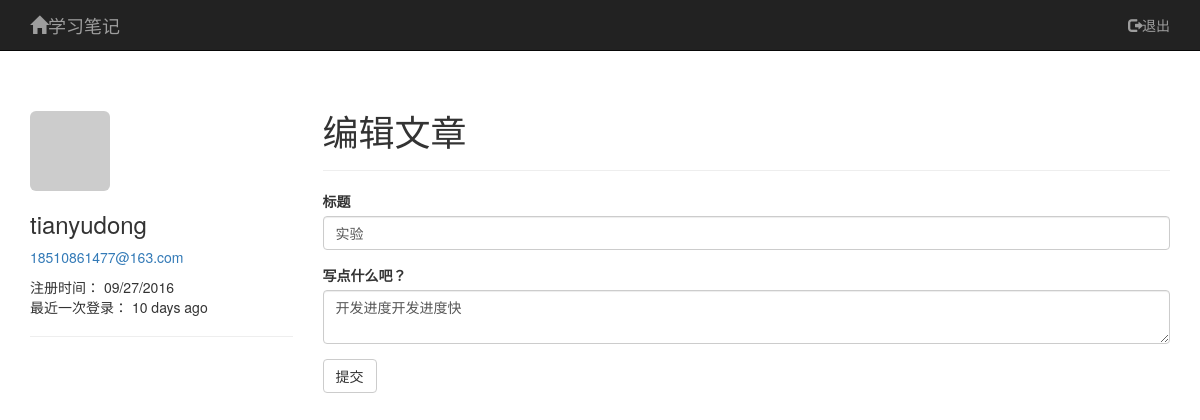
The app's page /edit_post/1 (signed in) with its own data.
### app/models.py (models this page shows, shortened)
class User(UserMixin,db.Model):
    __tablename__='users'
    id=db.Column(db.Integer,primary_key=True)
    email=db.Column(db.String(64),unique=True,index=True)
    username=db.Column(db.String(64),unique=True,index=True)
    password_hash=db.Column(db.String(128))
    role_id=db.Column(db.Integer,db.ForeignKey('roles.id'))
    confirmed=db.Column(db.Boolean,default=False)
    name=db.Column(db.String(64))
    location=db.Column(db.String(64))
    about_me=db.Column(db.Text())
    member_since=db.Column(db.DateTime(),default=datetime.utcnow)
    last_seen=db.Column(db.DateTime(),default=datetime.utcnow)
    avatar_hash=db.Column(db.String(32))
    posts=db.relationship('Post',backref='author',lazy='dynamic')
    followed=db.relationship('Follow',foreign_keys=[Follow.follower_id],
                             backref=db.backref('follower',lazy='joined',),
                             lazy='dynamic',cascade='all,delete-orphan')
    followers=db.relationship('Follow',foreign_keys=[Follow.followed_id],
                             backref=db.backref('followed',lazy='joined'),
                             lazy='dynamic',cascade='all,delete-orphan')
    comments=db.relationship('Comment',backref='author',lazy='dynamic')
    def ping(self):
        self.last_seen=datetime.utcnow()
        db.session.add(self)
        db.session.commit()
    def can(self,permissions):
        return self.role is not None and (self.role.permissions & permissions)==permissions
    def is_administrator(self):
        return self.can(Permission.ADMINISTER)
    def gravatar(self,size=100,default='identicon',rating='g'):
        if request.is_secure:
            url='https://secure.gravatar.com/avatar'
        else:
            url='http://www.gravatar.com/avatar'
        hash=self.avatar_hash or hashlib.md5(self.email.encode('utf-8')).hexdigest()
        return '{url}/{hash}?s={size}&d={default}&r={rating}'.format(
            url=url,hash=hash,size=size,default=default,rating=rating)
    @property
    def password(self):
        raise AttributeError('密码或账户错误！')

class Post(db.Model):
    __tablename__='posts'
    id=db.Column(db.Integer,primary_key=True)
    title=db.Column(db.Text)
    body=db.Column(db.Text)
    timestamp=db.Column(db.DateTime,index=True,default=datetime.utcnow)
    author_id=db.Column(db.Integer,db.ForeignKey('users.id'))
    comments=db.relationship('Comment',backref='post',lazy='dynamic')

### app/main/views.py (the view, shortened to what this page needs)
@main.route('/edit_post/<int:id>',methods=['POST','GET'])
@login_required
def edit_post(id):
    post=Post.query.get_or_404(id)
    if current_user !=post.author:
        abort(403)
    form = PostForm()
    form.title.data=post.title
    form.body.data=post.body
    return render_template('edit_post.html',form=form)

### app/main/forms.py
class PostForm(Form):
    title=StringField('标题',validators=[Required()])
    body=TextAreaField('写点什么吧？',validators=[Required()])
    submit=SubmitField('提交')

### app/auth/views.py (called while the page is built)
@auth.before_app_request
def before_request():
    if current_user.is_authenticated:
        current_user.ping()
        if not current_user.confirmed \
                and request.endpoint[:5] !='auth.' \
                and request.endpoint !='static':
            return redirect(url_for('auth.unconfirmed'))

### app/main/__init__.py (called while the page is built)
@main.app_context_processor
def inject_permission():
    return dict(Permission=Permission)

### app/models.py (called while the page is built)
@login_manager.user_loader
def load_user(user_id):
    return User.query.get(int(user_id))

### app/templates/edit_post.html (shortened to what this page needs)
{% extends 'base1.html' %}
{% import 'bootstrap/wtf.html' as wtf %}
{% block page_content1 %}
<div class="page-header">
    <img class="img-rounded profile-thumbnail2" src="{{ current_user.gravatar(size=169) }}">
    <h3>{{ current_user.username }}</h3>
    {% if current_user.is_administrator() %}
    <p><a href="mailto:{{current_user.email }}">{{ current_user.email }}</a></p>
    {% endif %}
    <p>
        注册时间： {{ moment(current_user.member_since).format('L') }}<br>
        最近一次登录： {{ moment(current_user.last_seen).fromNow() }}
    </p>
</div>
{% endblock %}
{% block page_content2 %}
<div class="page-header">
    <h1>编辑文章</h1>
</div>
<div>
    {{ wtf.quick_form(form) }}
</div>
{% endblock %}

### app/static/styles.css (style rules this page uses)
.profile-thumbnail2 { position: relative; }

### records on screen
User: username "tianyudong", email "18510861477@163.com", member_since "09/27/2016", last_seen "10 days ago"
Post: title "实验", body "开发进度开发进度快"
